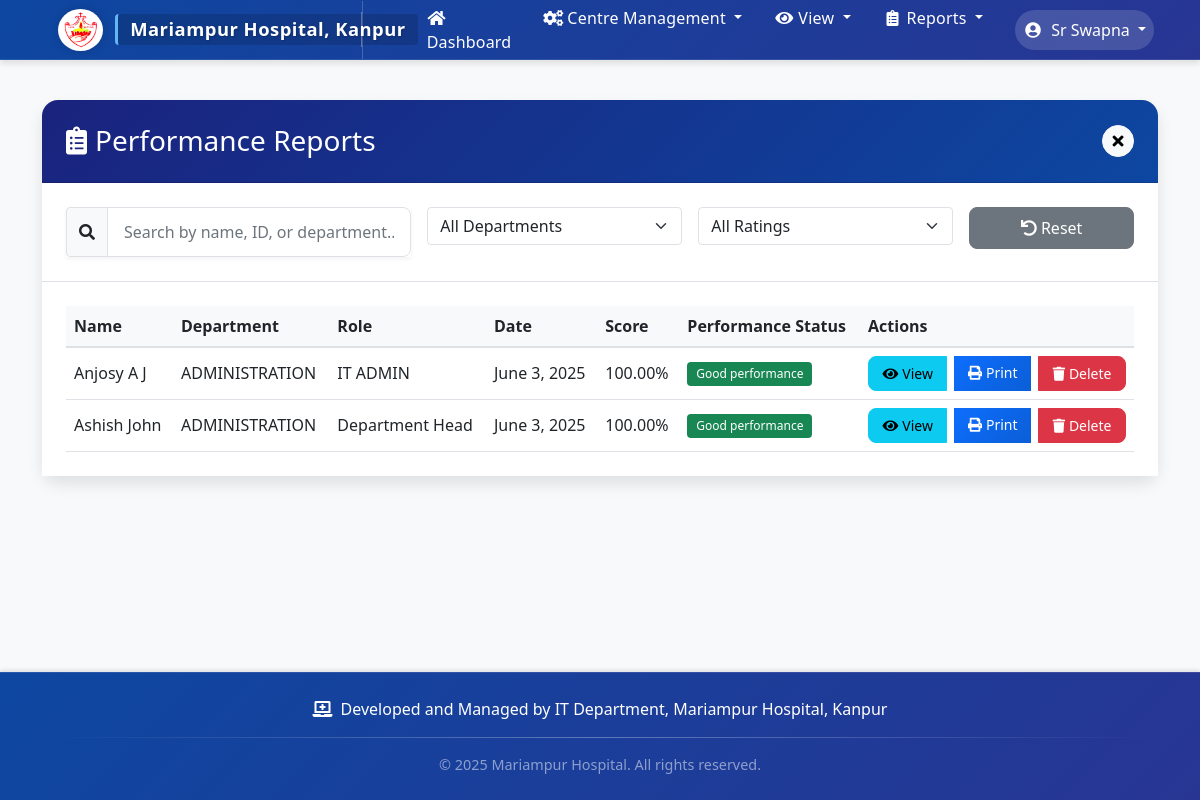
The app's page /reports/ (signed in) with its own data.
### staff_monitor/models.py (models this page shows, shortened)
class PerformanceReport(models.Model):
    RATING_CHOICES = [
        (1, 'Poor'),
        (2, 'Fair'),
        (3, 'Good'),
        (4, 'Very Good'),
        (5, 'Excellent')
    ]
    staff = models.ForeignKey(Staff, on_delete=models.CASCADE, null=True, blank=True)
    department_head = models.ForeignKey(DepartmentHead, on_delete=models.CASCADE, null=True, blank=True, related_name='performance_reports')
    evaluator = models.ForeignKey(User, on_delete=models.CASCADE)
    date = models.DateField()
    job_responsibility = models.IntegerField(choices=RATING_CHOICES)
    communication_skills = models.IntegerField(choices=RATING_CHOICES)
    patient_requirements = models.IntegerField(choices=RATING_CHOICES)
    negotiation_skills = models.IntegerField(choices=RATING_CHOICES)
    management_relationship = models.IntegerField(choices=RATING_CHOICES)
    policy_adherence = models.IntegerField(choices=RATING_CHOICES)
    ethical_behavior = models.IntegerField(choices=RATING_CHOICES)
    honesty_transparency = models.IntegerField(choices=RATING_CHOICES)
    workload_management = models.IntegerField(choices=RATING_CHOICES)
    additional_responsibilities = models.IntegerField(choices=RATING_CHOICES)
    work_procedure = models.IntegerField(choices=RATING_CHOICES)
    accuracy_reliability = models.IntegerField(choices=RATING_CHOICES)
    clear_communication = models.IntegerField(choices=RATING_CHOICES)
    attendance_punctuality = models.IntegerField(choices=RATING_CHOICES)
    responsibility_accountability = models.IntegerField(choices=RATING_CHOICES)
    interaction_effectiveness = models.IntegerField(choices=RATING_CHOICES)
    interpersonal_skills = models.IntegerField(choices=RATING_CHOICES)
    team_cooperation = models.IntegerField(choices=RATING_CHOICES)
    sensitivity = models.IntegerField(choices=RATING_CHOICES)
    cross_functional_collaboration = models.IntegerField(choices=RATING_CHOICES)
    proactive_behavior = models.IntegerField(choices=RATING_CHOICES)
    work_ideas = models.IntegerField(choices=RATING_CHOICES)
    resource_competence = models.IntegerField(choices=RATING_CHOICES)
    mentoring_skills = models.IntegerField(choices=RATING_CHOICES)
    delegation_skills = models.IntegerField(choices=RATING_CHOICES)
    decision_making = models.IntegerField(choices=RATING_CHOICES)
    work_prioritization = models.IntegerField(choices=RATING_CHOICES)
    timely_completion = models.IntegerField(choices=RATING_CHOICES)
    policy_compliance = models.IntegerField(choices=RATING_CHOICES)
    behavior_consistency = models.IntegerField(choices=RATING_CHOICES)
    pressure_handling = models.IntegerField(choices=RATING_CHOICES)
    change_adaptability = models.IntegerField(choices=RATING_CHOICES)
    learning_attitude = models.IntegerField(choices=RATING_CHOICES)
    emotional_intelligence = models.IntegerField(choices=RATING_CHOICES)
    commitment_drive = models.IntegerField(choices=RATING_CHOICES)
    timely_decisions = models.IntegerField(choices=RATING_CHOICES)
    obstacle_handling = models.IntegerField(choices=RATING_CHOICES)
    hospital_vision = models.IntegerField(choices=RATING_CHOICES)
    department_vision = models.IntegerField(choices=RATING_CHOICES)
    problem_identification = models.IntegerField(choices=RATING_CHOICES)
    solution_approach = models.IntegerField(choices=RATING_CHOICES)
    pressure_case_handling = models.IntegerField(choices=RATING_CHOICES)
    special_remarks = models.TextField(blank=True)
    total_score = models.IntegerField(default=0)
    percentage = models.DecimalField(max_digits=5, decimal_places=2, default=0)
    class Meta:
        constraints = [
            models.UniqueConstraint(
                fields=['staff', 'date'],
                condition=models.Q(staff__isnull=False),
                name='unique_staff_date'
            ),
            models.UniqueConstraint(
                fields=['department_head', 'date'],
                condition=models.Q(department_head__isnull=False),
                name='unique_department_head_date'
            ),
            models.CheckConstraint(
                check=(
                    models.Q(staff__isnull=False, department_head__isnull=True) |
                    models.Q(staff__isnull=True, department_head__isnull=False)
                ),
                name='only_staff_or_department_head'
            )
        ]
        ordering = ['-date']
    def get_performance_status(self):
        if self.percentage < 50:
            return "Needs improvement & reassessment after 3 months"
        elif 50 <= self.percentage <= 75:
            return "Satisfactory performance but under observation"
        else:
            return "Good performance"

class Staff(models.Model):
    user = models.OneToOneField(User, on_delete=models.CASCADE)
    employee_id = models.CharField(max_length=20, unique=True)
    department = models.ForeignKey(Department, on_delete=models.PROTECT)
    subdepartment = models.ForeignKey(SubDepartment, on_delete=models.PROTECT, null=True, blank=True)
    position = models.CharField(max_length=100)
    joining_date = models.DateField()
    appointment_date = models.DateField(null=True, blank=True)

class Department(models.Model):
    name = models.CharField(max_length=100, unique=True)
    created_at = models.DateTimeField(auto_now_add=True)
    def __str__(self):
        return self.name
    class Meta:
        ordering = ['name']

class DepartmentHead(models.Model):
    user = models.OneToOneField(User, on_delete=models.CASCADE)
    department = models.ForeignKey(Department, on_delete=models.PROTECT)
    subdepartment = models.ForeignKey(SubDepartment, on_delete=models.PROTECT, null=True, blank=True)
    designation = models.CharField(max_length=100, default="Department Head")
    contact_number = models.CharField(max_length=15)
    joining_date = models.DateField(null=True, blank=True)
    appointment_date = models.DateField(null=True, blank=True)
    managed_staff = models.ManyToManyField('Staff', related_name='supervisors', blank=True)
    is_hr_head = models.BooleanField(default=False)

### staff_monitor/views.py (the view, shortened to what this page needs)
# urls.py: path('reports/', views.report_list, name='report_list'),
@login_required
def report_list(request):
    try:
        if request.user.is_staff:
            reports = PerformanceReport.objects.all().order_by('-date')
        return render(request, 'staff_monitor/report_list.html', {
            'reports': reports,
            'rating_choices': PerformanceReport.RATING_CHOICES
        })
    except Exception as e:
        messages.error(request, f"Error loading reports: {str(e)}")
        return redirect('dashboard')

### staff_monitor/templates/staff_monitor/report_list.html (shortened to what this page needs)
{% extends 'staff_monitor/base.html' %}
{% block content %}
<div class="card">
    <div class="card-header bg-primary text-white d-flex justify-content-between align-items-center">
        <h3 class="mb-0">
            <i class="fas fa-clipboard-list me-2"></i>Performance Reports
        </h3>
        <a href="{% url 'dashboard' %}" class="btn btn-light btn-sm close-btn">
            <i class="fas fa-times"></i>
        </a>
    </div>
    <div class="card-body border-bottom">
        <div class="row g-3">
            <div class="col-md-4">
                <div class="input-group">
                    <span class="input-group-text bg-light">
                        <i class="fas fa-search"></i>
                    </span>
                    <input type="text" id="searchInput" class="form-control" placeholder="Search by name, ID, or department...">
                </div>
            </div>
            <div class="col-md-3">
                <select id="departmentFilter" class="form-select">
                    <option value="">All Departments</option>
                </select>
            </div>
            <div class="col-md-3">
                <select id="ratingFilter" class="form-select">
                    <option value="">All Ratings</option>
                </select>
            </div>
            <div class="col-md-2">
                <button id="resetFilters" class="btn btn-secondary w-100">
                    <i class="fas fa-undo me-1"></i>Reset
                </button>
            </div>
        </div>
    </div>
    <div class="card-body">
<div class="table-responsive">
            <table class="table table-hover" id="reportsTable">
                <thead class="table-light">
            <tr>
                <th>Name</th>
                <th>Department</th>
                <th>Role</th>
                <th>Date</th>
                <th>Score</th>
                <th>Performance Status</th>
                <th>Actions</th>
            </tr>
        </thead>
        <tbody>
            {% for report in reports %}
                    <tr class="report-row">
                <td>
                    {% if report.staff %}
                        {{ report.staff.user.get_full_name }}
                    {% elif report.department_head %}
                        {{ report.department_head.user.get_full_name }}
                    {% endif %}
                </td>
                <td>
                    {% if report.staff %}
                        {{ report.staff.department }}
                    {% elif report.department_head %}
                        {{ report.department_head.department }}
                    {% endif %}
                </td>
                <td>
                    {% if report.staff %}
                        {{ report.staff.position }}
                    {% elif report.department_head %}
                        {{ report.department_head.designation }}
                    {% endif %}
                </td>
                <td>{{ report.date }}</td>
                <td>{{ report.percentage|floatformat:2 }}%</td>
                <td>
                    <span class="badge {% if report.percentage >= 76 %}bg-success{% elif report.percentage >= 51 %}bg-warning{% else %}bg-danger{% endif %}">
                        {{ report.get_performance_status }}
                    </span>
                </td>
                <td>
                    <div class="btn-group">
                        <a href="{% url 'view_report' report.id %}" class="btn btn-info btn-sm">
                            <i class="fas fa-eye me-1"></i>View
                        </a>
                        <a href="{% url 'print_report' report.id %}" class="btn btn-primary btn-sm" target="_blank">
                            <i class="fas fa-print me-1"></i>Print
                        </a>
                        {% if user.is_staff %}
                        <button class="btn btn-danger btn-sm delete-report"
                                data-report-id="{{ report.id }}"
                                data-staff-name="{% if report.staff %}{{ report.staff.user.get_full_name }}{% elif report.department_head %}{{ report.department_head.user.get_full_name }}{% endif %}"
                                data-report-date="{{ report.date }}">
                            <i class="fas fa-trash me-1"></i>Delete
                        </button>
                        {% endif %}
                    </div>
                </td>
            </tr>
            {% empty %}
            <tr>
                        <td colspan="7" class="text-center py-4">
                            <i class="fas fa-clipboard-list text-muted me-2"></i>No reports found
                        </td>
            </tr>
            {% endfor %}
        </tbody>
    </table>
</div>
    </div>
</div>
{% endblock %}

### staff_monitor/templates/staff_monitor/base.html (shortened to what this page needs)
{% load static %}
<!DOCTYPE html>
<html lang="en">
<head>
    <link href="https://cdn.jsdelivr.net/npm/bootstrap@5.1.3/dist/css/bootstrap.min.css" rel="stylesheet">
    <link href="https://cdnjs.cloudflare.com/ajax/libs/font-awesome/5.15.4/css/all.min.css" rel="stylesheet">
    <link href="https://cdn.jsdelivr.net/npm/sweetalert2@11.7.32/dist/sweetalert2.min.css" rel="stylesheet">
</head>
<body>
    <nav class="navbar navbar-expand-lg navbar-dark">
        <div class="container">
            <a class="navbar-brand" href="{% url 'dashboard' %}">
                <img src="{% static 'images/hospital-logo.png' %}" alt="Hospital Logo">
                <div class="hospital-name">Mariampur Hospital, Kanpur</div>
            </a>
            {% if request.path != '/login/' %}
            {% if user.is_authenticated %}
            <div class="collapse navbar-collapse" id="navbarNav">
                <ul class="navbar-nav me-auto">
                    <li class="nav-item">
                        <a class="nav-link nav-btn" href="{% url 'dashboard' %}">
                            <i class="fas fa-home me-1"></i>Dashboard
                        </a>
                    </li>
                {% if user.is_staff %}
                    <li class="nav-item dropdown">
                        <a class="nav-link dropdown-toggle nav-btn" href="#" id="centerManagementDropdown" role="button" data-bs-toggle="dropdown" aria-expanded="false">
                            <i class="fas fa-cogs me-1"></i>Centre Management
                        </a>
                    </li>
                    <li class="nav-item dropdown">
                        <a class="nav-link dropdown-toggle nav-btn" href="#" id="viewDropdown" role="button" data-bs-toggle="dropdown" aria-expanded="false">
                            <i class="fas fa-eye me-1"></i>View
                        </a>
                    </li>
                    <li class="nav-item dropdown">
                        <a class="nav-link dropdown-toggle nav-btn" href="#" id="reportsDropdown" role="button" data-bs-toggle="dropdown" aria-expanded="false">
                            <i class="fas fa-clipboard-list me-1"></i>Reports
                        </a>
                    </li>
                {% endif %}
                </ul>
                <ul class="navbar-nav ms-auto">
                    <li class="nav-item dropdown">
                        <a class="nav-link dropdown-toggle user-dropdown-btn" href="#" id="userDropdown" role="button" data-bs-toggle="dropdown" aria-expanded="false">
                            <i class="fas fa-user-circle me-1"></i>
                            {{ user.get_full_name|default:user.username }}
                        </a>
                    </li>
                </ul>
            </div>
            {% endif %}
            {% endif %}
        </div>
    </nav>
    <div class="content-wrapper">
    <div class="container mt-4">
        {% block content %}
        {% endblock %}
    </div>
    </div>
    <footer class="footer">
        <div class="container">
            <div class="footer-content">
                <i class="fas fa-laptop-medical"></i>
                <span>Developed and Managed by IT Department, Mariampur Hospital, Kanpur</span>
            </div>
            <div class="footer-divider"></div>
            <div class="text-center text-white-50" style="font-size: 0.9rem;">
                <span>&copy; {% now "Y" %} Mariampur Hospital. All rights reserved.</span>
            </div>
        </div>
    </footer>
</body>
</html>

### records on screen
PerformanceReport: staff.user.get_full_name "Anjosy A J", staff.department "ADMINISTRATION", staff.position "IT ADMIN", date "June 3, 2025", percentage "100.00", get_performance_status "Good performance"
PerformanceReport: department_head.user.get_full_name "Ashish John", department_head.department "ADMINISTRATION", department_head.designation "Department Head", date "June 3, 2025", percentage "100.00", get_performance_status "Good performance"

### other values on screen
{{ user.get_full_name|default:user.username }} "Sr Swapna"
